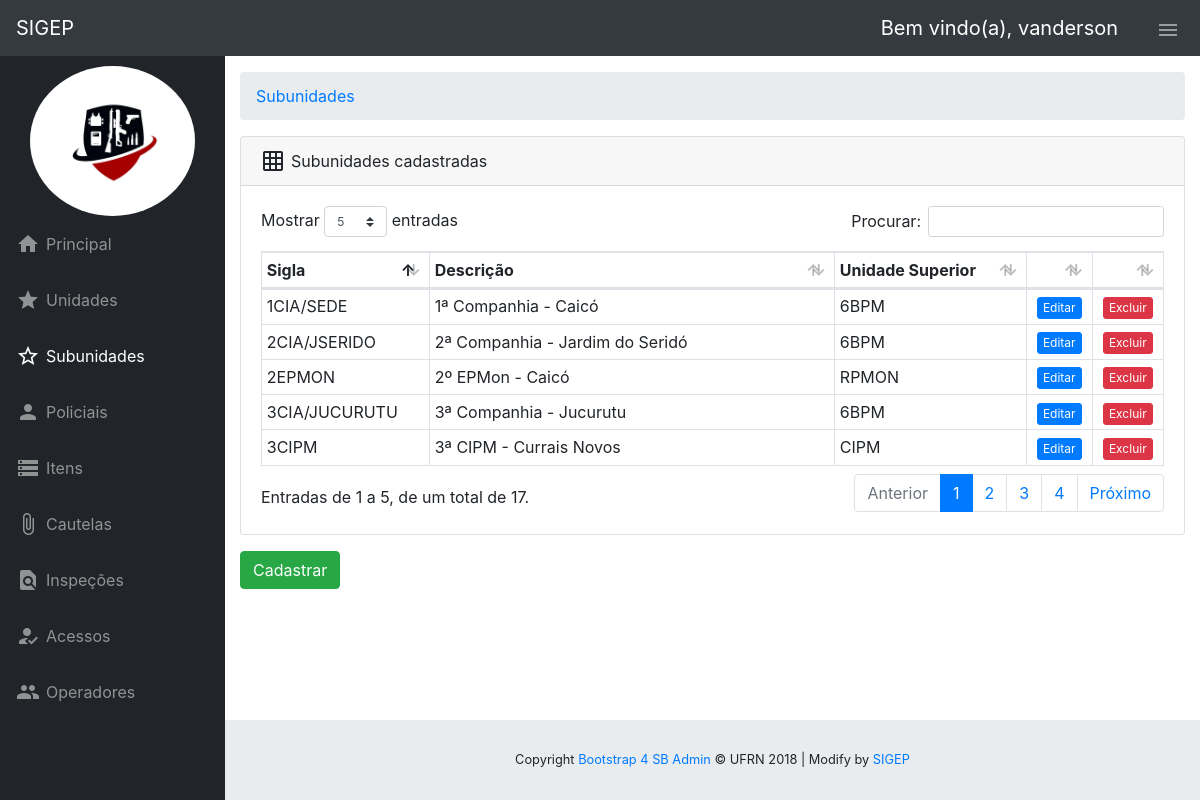
The page /view/SubunidadeView.php (signed in) on the database its author committed.
### tables this page shows
CREATE TABLE IF NOT EXISTS `subunidade` (
  `id` int(11) NOT NULL AUTO_INCREMENT,
  `sigla` varchar(25) NOT NULL,
  `descricao` varchar(50) NOT NULL,
  `id_unid_superior` int(11) NOT NULL,
  PRIMARY KEY (`id`)

);

CREATE TABLE IF NOT EXISTS `unidade` (
  `id` int(11) NOT NULL AUTO_INCREMENT,
  `sigla` varchar(25) NOT NULL,
  `descricao` varchar(50) NOT NULL,
  PRIMARY KEY (`id`)
);

### DAO/Conexao.php (called while the page is built, shortened)
<?php
class conexao {
    public function conecta() {
        $host = "localhost";
        $user = "root";
        $pass = "";
        $dtbs = "sigep";
        $port = "3306";
        $conn = new mysqli($host, $user, $pass, $dtbs, $port);
        $conn->set_charset("utf8");
        return $conn;
    }
}

### controller/SubunidadeController.php (called while the page is built, shortened)
<?php
require_once '../DAO/Conexao.php';
require_once '../DAO/SubunidadeDao.php';
class SubunidadeController {
    public function listaSubunidade() {
        $conexao = new conexao();
        $subunidadeDao = new SubunidadeDao();
        $subunidadeDao->lista($conexao);
    }
}

### controller/Uteis.php (called while the page is built, shortened)
<?php
class Uteis {
    function sanitizeString($string) {
    $what = array( 'ä','ã','à','á','â','ê','ë','è','é','ï','ì','í','ö','õ','ò','ó','ô','ü','ù','ú','û','À','Á','É','Í','Ó','Ú','ñ','Ñ','ç','Ç',' ','-','(',')',',',';',':','|','!','"','#','$','%','&','/','=','?','~','^','>','<','ª','º' );
    $by   = array( 'a','a','a','a','a','e','e','e','e','i','i','i','o','o','o','o','o','u','u','u','u','A','A','E','I','O','U','n','n','c','C','_','_','_','_','_','_','_','_','_','_','_','_','_','_','_','_','_','_','_','_','_','_','_' );
    return str_replace($what, $by, $string);
    }
}

### DAO/SubunidadeDao.php (the view, shortened to what this page needs)
<?php
require_once "../controller/Uteis.php";
class SubunidadeDao {
    function lista(conexao $conn) {
        $query = "SELECT s.id AS id, s.sigla AS sigla, s.descricao AS descricao, u.sigla AS sigla2 FROM subunidade AS s, unidade AS u WHERE s.id_unid_superior = u.id";
        $result = mysqli_query($conn->conecta(), $query);
        if (mysqli_num_rows($result) > 0) {
            while($row = mysqli_fetch_assoc($result)) {
                echo    '<tr>';
                $uteis = new Uteis();
                $stringModal = $uteis->sanitizeString($row["sigla"]);
                echo        '<td>'. $row["sigla"]. '</td>';
                echo        '<td>'. $row["descricao"] .'</td>';
                echo        '<td>'. $row["sigla2"] .'</td>';
                echo        '<td align="center">
                                <form name="formsubunidade1" action="SubunidadeViewEditar.php" method="POST">
                                <button type="submit" name="editar1" value="" class="btn btn-primary btn-xs">Editar</button>
                                    <input type="hidden" name="id" value="'.$row["id"].'">
                                </form>
                            </td>';
                            echo        '<td align="center">
                            <button name="excluir" value="" class="btn btn-danger btn-xs"
                            type="button" data-toggle="modal" data-target="#modalDeleteSubunidade'.$row["id"].$stringModal.'">Excluir</button>
                    </td>';
                echo    '</tr>';
            }
        } else {
            echo "0 results";
        }
    }
}

### view/SubunidadeView.php (shortened to what this page needs)
<?php
include_once '../controller/SubunidadeController.php';
?>
  <body id="page-top">
    <nav class="navbar navbar-expand navbar-dark bg-dark static-top">
      <a class="navbar-brand mr-1" href="PrincipalView.php">SIGEP</a>
      <form class="d-none d-md-inline-block form-inline ml-auto mr-0 mr-md-3 my-2 my-md-0">
        <div class="input-group">
          <a class="navbar-brand mr-1" href="">Bem vindo(a), <?php echo ($_SESSION['nome_funcional']); ?></a>
        </div>
      </form>
      <ul class="navbar-nav ml-auto ml-md-0">
        <li class="nav-item dropdown no-arrow">
          <a class="nav-link dropdown-toggle" href="#" id="userDropdown" role="button" data-toggle="dropdown" aria-haspopup="true" aria-expanded="false">
            <div class="exit">
            <i class="material-icons" >menu</i>
            </div>
          </a>
        </li>
      </ul>
    </nav>
    <div id="wrapper">
      <ul class="sidebar navbar-nav">
        <li>
          <div class="imagem">
          <img src="../img/sigeplogo.png">
          </div>
        </li>
        <li class="nav-item">
          <a class="nav-link" href="PrincipalView.php">
          <i class="material-icons">home</i>
            <span class="spanmenu">Principal</span>
          </a>
        </li>
        <li class="nav-item">
          <a class="nav-link" href="UnidadeView.php">
          <i class="material-icons">star</i>
            <span class="spanmenu">Unidades</span>
          </a>
        </li>
        <li class="nav-item active">
          <a class="nav-link" href="SubunidadeView.php">
          <i class="material-icons">star_border</i>
            <span class="spanmenu">Subunidades</span>
          </a>
        </li>
        <li class="nav-item">
          <a class="nav-link" href="PolicialView.php">
          <i class="material-icons">person</i>
            <span class="spanmenu">Policiais</span>
          </a>
        </li>
        <li class="nav-item">
          <a class="nav-link" href="ItemView.php">
          <i class="material-icons">storage</i>
            <span class="spanmenu">Itens</span>
          </a>
        </li>
        <li class="nav-item">
          <a class="nav-link" href="CautelaView.php">
          <i class="material-icons">attach_file</i>
            <span class="spanmenu">Cautelas</span>
          </a>
        </li>
        <li class="nav-item">
          <a class="nav-link" href="InspecaoView.php">
          <i class="material-icons">find_in_page</i>
            <span class="spanmenu">Inspeções</span>
          </a>
        </li>
        <li class="nav-item">
          <a class="nav-link" href="LogAcessoView.php">
          <i class="material-icons">how_to_reg</i>
            <span class="spanmenu">Acessos</span>
          </a>
        </li>
        <li class="nav-item">
          <a class="nav-link" href="OperadorView.php">
          <i class="material-icons">group</i>
            <span class="spanmenu">Operadores</span>
          </a>
        </li>
      </ul>
      <div id="content-wrapper">
        <div class="container-fluid">
          <ol class="breadcrumb">
            <li class="breadcrumb-item">
              <a href="../view/SubunidadeView.php">Subunidades</a>
            </li>
          </ol>
          <div class="card mb-3">
            <div class="card-header">
            <i class="material-icons">grid_on</i>
              <span class="spanmenu">Subunidades cadastradas</span>
            </div>
            <div class="card-body">
              <div class="table-responsive">
                <table class="table table-bordered table-hover table-sm" id="dataTable" width="100%" cellspacing="0">
                  <thead>
                    <tr>
                      <th>Sigla</th>
                      <th>Descrição</th>
                      <th>Unidade Superior</th>
                      <th></th>
                      <th></th>
                    </tr>
                  </thead>
                  <tbody>
                    <?php
$lista = new SubunidadeController();
$lista->listaSubunidade();
?>
                  </tbody>
                </table>
              </div>
            </div>
          </div>
          <div class="row">
            <div class="col-lg-12">
              <form action="SubunidadeViewCadastrar.php">
                <input type="submit" class="btn btn-success" id="cadastrar" name="cadastrar" value="Cadastrar">
              </form>
            </div>
          </div>
        </div>
        <br>
      </div>
    </div>
  </body>
</html>

### css/sb-admin.css (style rules this page uses)
html { position: relative; min-height: 100%; }
body { height: 100%; }
#wrapper { display: -webkit-box; display: -ms-flexbox; display: flex; }
#wrapper #content-wrapper { overflow-x: hidden; width: 100%; padding-top: 1rem; padding-bottom: 80px; }
.navbar-nav .nav-item.active .nav-link { color: #fff; }
.navbar-nav .nav-item.dropdown .dropdown-toggle::after { width: 1rem; text-align: center; float: right; vertical-align: 0; border: 0; font-weight: 900; content: '\f105'; font-family: 'Font Awesome 5 Free'; }
.navbar-nav .nav-item.dropdown.no-arrow .dropdown-toggle::after { display: none; }
.sidebar { width: 90px !important; background-color: #212529; min-height: calc(100vh - 56px); }
.sidebar .nav-item:last-child { margin-bottom: 1rem; }
.sidebar .nav-item .nav-link { text-align: center; padding: 0.75rem 1rem; width: 90px; }
.sidebar .nav-item .nav-link span { font-size: 0.65rem; display: block; }
.sidebar .nav-item .nav-link { color: rgba(255, 255, 255, 0.5); }
@media (min-width: 768px) { .sidebar { width: 225px !important; } }
@media (min-width: 768px) { .sidebar .nav-item .nav-link { display: block; width: 100%; text-align: left; padding: 1rem; width: 225px; } }
@media (min-width: 768px) { .sidebar .nav-item .nav-link span { font-size: 1rem; display: inline; } }
:root { --input-padding-x: 0.75rem; --input-padding-y: 0.75rem; }
footer.sticky-footer { display: -webkit-box; display: -ms-flexbox; display: flex; position: absolute; right: 0; bottom: 0; width: calc(100% - 90px); height: 80px; background-color: #e9ecef; }
footer.sticky-footer .copyright { line-height: 1; font-size: 0.8rem; }
@media (min-width: 768px) { footer.sticky-footer { width: calc(100% - 225px); } }

### rows shown on the page
subunidade: sigla "1CIA/SEDE", descricao "1ª Companhia - Caicó", id_unid_superior.sigla "6BPM"
subunidade: sigla "2CIA/JSERIDO", descricao "2ª Companhia - Jardim do Seridó", id_unid_superior.sigla "6BPM"
subunidade: sigla "3CIA/JUCURUTU", descricao "3ª Companhia - Jucurutu", id_unid_superior.sigla "6BPM"
subunidade: sigla "3CIPM", descricao "3ª CIPM - Currais Novos", id_unid_superior.sigla "CIPM"
subunidade: sigla "2EPMON", descricao "2º EPMon - Caicó", id_unid_superior.sigla "RPMON"

### other values the page prints
$_SESSION['nome_funcional'] "vanderson"
